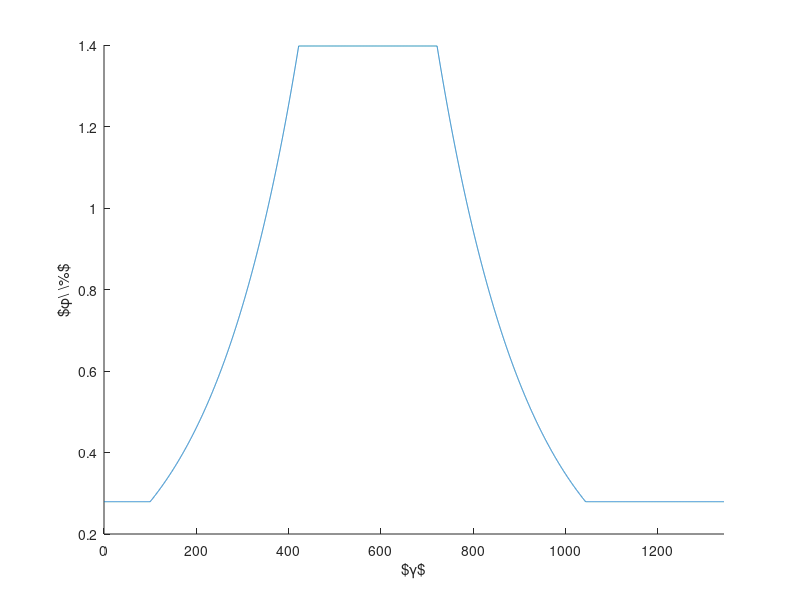

Recreate this plot in MATLAB.
% clc;
% clear;
% close all;

%% input from file
% initial box
sidex = 600;
sidey = 600;
sidez = 600;

% max conc = a * init conc
a = 5;
% volume change by rate*100% in concentrating
rate = 0.0005;
% write info
box_write=1000;
dt=0.0001;

% specify expansion (-) or compression (+)
pow3 = 0.6;
pow1 = 0.2;
pow2 = 0.2;

%% Check binning
dxConst = 18.0;
dyConst = 18.0;
dzConst = 18.0;

nxbinMax = floor(sidex / dxConst);
nybinMax = floor(sidey / dyConst);
nzbinMax = floor(sidez / dzConst);

if (mod(nxbinMax,2) ~= 0)
    nxbinMax = nxbinMax - 1;
end
if (mod(nybinMax,2) ~= 0)
    nybinMax = nybinMax - 1;
end
if (mod(nzbinMax,2) ~= 0)
    nzbinMax = nzbinMax - 1;
end

%% calculate strain in each region
N = ceil(-log(a)/log(1-rate)*dt*box_write); % strain in concentrating or expanding
region1 = 100;           % low conc steady shear
region2 = region1+N;  % concentration
region3 = region2+300;  % high conc steady shear
region4 = region3+N;  % expand
region5 = region4+300;  % low conc steady shear
gammaTot = region5;


%% allocate array based on needed strain to complete cycle
gamma = (0:dt*box_write:gammaTot)';
Lx = zeros(length(gamma),1);
Ly = zeros(length(gamma),1);
Lz = zeros(length(gamma),1);

binx = zeros(length(gamma),1);
biny = zeros(length(gamma),1);
binz = zeros(length(gamma),1);

n = 0;
%% fill in box array
for s=1:length(gamma)+1
    % region 1
    if (s <= region1/(dt*box_write)+1)
        Lx(s) = sidex;
        Ly(s) = sidey;
        Lz(s) = sidez;
        n = 1;
        binx(s) = floor(Lx(s) / dxConst);
        biny(s) = floor(Ly(s) / dyConst);
        binz(s) = floor(Lz(s) / dzConst);
        if (mod(binx(s),2) ~= 0)
            binx(s) = binx(s) - 1;
        end
        if (mod(biny(s),2) ~= 0)
            biny(s) = biny(s) - 1;
        end
        if (mod(binz(s),2) ~= 0)
            binz(s) = binz(s) - 1;
        end
        continue;
    end
    % region 2
    if (s <= region2/(dt*box_write)+1)
        Lx(s) = sidex*(1-rate)^(n*pow1);
        Ly(s) = sidey*(1-rate)^(n*pow2);
        Lz(s) = sidez*(1-rate)^(n*pow3);
        n = n+1;
        binx(s) = floor(Lx(s) / dxConst);
        biny(s) = floor(Ly(s) / dyConst);
        binz(s) = floor(Lz(s) / dzConst);
        if (mod(binx(s),2) ~= 0)
            binx(s) = binx(s) - 1;
        end
        if (mod(biny(s),2) ~= 0)
            biny(s) = biny(s) - 1;
        end
        if (mod(binz(s),2) ~= 0)
            binz(s) = binz(s) - 1;
        end
        continue;
    end
    % region 3
    if (s <= region3/(dt*box_write)+1)
        Lx(s) = Lx(s-1);
        Ly(s) = Ly(s-1);
        Lz(s) = Lz(s-1);
        ind = s;
        n = 1;
        binx(s) = floor(Lx(s) / dxConst);
        biny(s) = floor(Ly(s) / dyConst);
        binz(s) = floor(Lz(s) / dzConst);
        if (mod(binx(s),2) ~= 0)
            binx(s) = binx(s) - 1;
        end
        if (mod(biny(s),2) ~= 0)
            biny(s) = biny(s) - 1;
        end
        if (mod(binz(s),2) ~= 0)
            binz(s) = binz(s) - 1;
        end
        continue;
    end
    % region 4
    if (s <= region4/(dt*box_write)+1)
        Lx(s) = Lx(ind)*(1-rate)^(-n*pow1);
        Ly(s) = Ly(ind)*(1-rate)^(-n*pow2);
        Lz(s) = Lz(ind)*(1-rate)^(-n*pow3);
        n = n+1;
        binx(s) = floor(Lx(s) / dxConst);
        biny(s) = floor(Ly(s) / dyConst);
        binz(s) = floor(Lz(s) / dzConst);
        if (mod(binx(s),2) ~= 0)
            binx(s) = binx(s) - 1;
        end
        if (mod(biny(s),2) ~= 0)
            biny(s) = biny(s) - 1;
        end
        if (mod(binz(s),2) ~= 0)
            binz(s) = binz(s) - 1;
        end
        continue;
    end
    % region 5
    if (s <= region5/(dt*box_write)+1)
        Lx(s) = sidex;
        Ly(s) = sidey;
        Lz(s) = sidez;
        binx(s) = floor(Lx(s) / dxConst);
        biny(s) = floor(Ly(s) / dyConst);
        binz(s) = floor(Lz(s) / dzConst);
        if (mod(binx(s),2) ~= 0)
            binx(s) = binx(s) - 1;
        end
        if (mod(biny(s),2) ~= 0)
            biny(s) = biny(s) - 1;
        end
        if (mod(binz(s),2) ~= 0)
            binz(s) = binz(s) - 1;
        end
        continue;
    end
end
V = Lx.*Ly.*Lz;

% figure()
% hold on
% plot(gamma, Lx)
% plot(gamma, Ly)
% plot(gamma, Lz)
% legend('$L_x$','$L_y$','$L_z$')
% xlabel('$\gamma$')
% ylabel('Box length')
% 
% figure()
% hold on
% plot(gamma, V/(sidex*sidey*sidez))
% xlabel('$\gamma$')
% ylabel('$V/V_{original}$')
%
% gammaTot

% figure
% hold on
% plot(gamma, binx)
% plot(gamma, biny)
% plot(gamma, binz)
% xlabel('$\gamma$')
% ylabel('$N_{bin}$')
% legend('$N_x$','$N_y$','$N_z$')
% 
% figure
% hold on
% plot(gamma, binx.*biny.*binz/(nxbinMax*nybinMax*nzbinMax))
% xlabel('$\gamma$')
% ylabel('$N_{bin}^3 / N_{bin,max}^3$')

if max(binx.*biny.*binz/(nxbinMax*nybinMax*nzbinMax)) > 1
    display('Error')
else
    display('This condition works')
end

volfrac = 1280*150*pi./(Lx.*Ly.*Lz);

% figure('Units','Inches','Position',[1 1 3.5 2.2]);
hold on
plot(gamma, volfrac*100)
% plot(gamma, volfrac*100,'color',rgb('black'))
% legend('$r_{\phi}=4$')
xlim([0 max(gamma)])
xlabel('$\gamma$')
ylabel('$\phi\ \%$')

% figure('Units','Inches','Position',[1 1 5.0 2.5]);
% hold on
% plot(gamma, volfrac*100,'color',rgb('black'))
% % legend('$r_{\phi}=4$')
% xlim([0 max(gamma)])
% xlabel('$\gamma$')
% ylabel('$\phi\ \%$')
% 
